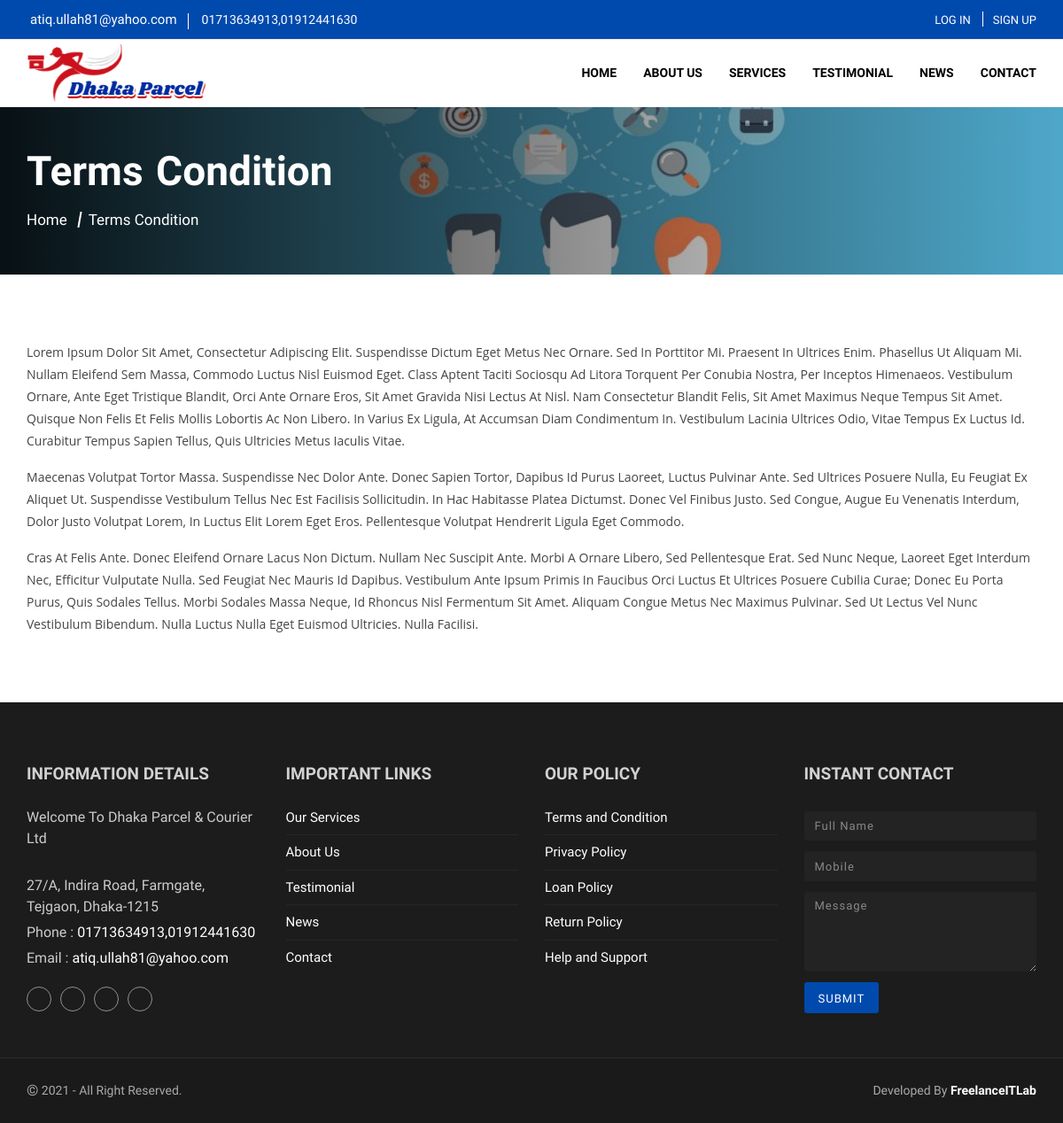
Page /page/terms_condition on the committed database.
### tables this page shows
CREATE TABLE `footer` (
  `id` int(11) NOT NULL,
  `location` varchar(100) NOT NULL,
  `email` varchar(100) NOT NULL,
  `phone` varchar(100) NOT NULL,
  `fb_link` varchar(100) NOT NULL,
  `g_link` varchar(100) NOT NULL,
  `in_link` varchar(100) NOT NULL,
  `tw_link` varchar(100) NOT NULL,
  `youtube` varchar(255) DEFAULT NULL,
  `trash` varchar(100) NOT NULL
);

CREATE TABLE `header` (
  `id` int(11) NOT NULL,
  `web_title` varchar(100) NOT NULL,
  `web_logo` varchar(100) NOT NULL,
  `fev_icon` varchar(100) NOT NULL,
  `food_menu` text NOT NULL,
  `apk` text DEFAULT NULL,
  `is_verification` int(1) NOT NULL DEFAULT 1,
  `trash` int(100) NOT NULL
);

CREATE TABLE `pages` (
  `id` int(11) NOT NULL,
  `type` varchar(255) DEFAULT NULL,
  `title` varchar(255) NOT NULL,
  `description` text NOT NULL
);

### application/helpers/io_helper.php (called while the page is built, shortened)
<?php
if (!function_exists('readTable')) {
    function readTable($table, $where=[], $nidle=[]){
        $ci =& get_instance();
        $query = $ci->db->where($where)->get($table);
        return $query->result();
    }
}
if (!function_exists('view')) {
    function view($location)
    {
        $ci =& get_instance();
        $ci->data['page'] = $location;
        $ci->load->view('frontend/layout/master', $ci->data);
    }
}
if (!function_exists('load')) {
    function load($location)
    {
        $ci =& get_instance();
        $ci->load->view(str_replace('.', '/', $location), $ci->data);
    }
}

### application/controllers/Frontend/HomeController.php (called while the page is built, shortened)
<?php
class HomeController extends Frontend_Controller {
    function __construct() {
        parent::__construct();
    }
    public function pages($title) {
        $page = get_result('pages', ['title'=>$title]);
        return view('frontend.pages.pages');
    }
}

### index.php (called while the page is built, shortened)
<?php
require_once BASEPATH.'core/CodeIgniter.php';

### application/core/Lab_Controller.php (called while the page is built, shortened)
<?php
class Frontend_Controller extends Lab_Controller {
    function __construct() {
        $header = readTable('header');
        $footer = readTable('footer');
    }
}

### application/helpers/ecom_front_helper.php (called while the page is built, shortened)
<?php
function user(){
    $CI = & get_instance();
    if($CI->session->userdata('subscriber'))
    {
        $user = readTable('subscribers', ['id'=>$CI->session->userdata('subscriber_id')]);
        return ($user ? $user[0] : false);
    }
    else{
        return false;
    }
}

### application/helpers/custom_db_helper.php (called while the page is built, shortened)
<?php
	function read($data=null, $Extra_cond=null, $Extra_order_by='id DESC', $Extra_limit=null, $Extra_offset=null){
		$ci =& get_instance();
		if(is_array($data)){
			$table 	   = isset($data['table']) ? $data['table'] : null;
			$cond  	   = isset($data['cond']) ? $data['cond'] : null;
			$offset    = isset($data['offset']) ? $data['offset'] : null;
			$limit     = isset($data['limit']) ? $data['limit'] : null;
			$order_by  = isset($data['order_by']) ? $data['order_by'] : null;
			$group_by  = isset($data['group_by']) ? $data['group_by'] : null;
			$distinct  = isset($data['distinct']) ? $data['distinct'] : null;
			$select    = isset($data['select']) ? $data['select'] : '*';
        			$ci->db->select($select);
					$ci->db->order_by($order_by);
					if($distinct!==null) $ci->db->distinct($distinct);
					if($group_by!==null) $ci->db->group_by($group_by);
			$result = $ci->db->get_where($table,$cond,$limit, $offset);
		}else{
			$Extra_table = $data;
					  $ci->db->order_by($Extra_order_by);
			$result = $ci->db->get_where($Extra_table, $Extra_cond, $Extra_limit, $Extra_offset);
		}
		if(empty($result->result())){
			return false;
		}else{
			return $result->result();
		}
	}

### application/helpers/admin_helper.php (called while the page is built, shortened)
<?php
if (!function_exists('get_result')) {
    function get_result($table, $where = null, $select = null, $groupBy = null, $order_col = null, $order_by = 'ASC', $limit = null)
    {
        $ci =& get_instance();
		if(!empty($table)){
			if (!empty($where)) {
				$ci->db->where($where);
			}
			$query = $ci->db->get($table);
			return $query->result();
        }
		return false;
    }
}

### application/helpers/custom_helper.php (called while the page is built, shortened)
<?php
function filter($value){
    $capitalize="";
    $rmv_scor=str_replace("_"," ", $value);
    if (mb_detect_encoding($rmv_scor)!='UTF-8') {
        $capitalize=ucwords($rmv_scor);
    }else{
        $capitalize=$rmv_scor;
    }
    return $capitalize;
}

### application/views/frontend/pages/pages.php (the view)
<link rel="stylesheet" href="<?=site_url('public/style/single.css')?>">
<header class="second_header">
    <div class="cover">
        <div class="container">
            <div class="header_content">
                <h2><?=filter(!empty($page_content->title) ? $page_content->title : '')?></h2>
                <ul>
                    <li><a href="<?=site_url('')?>">Home</a></li>
                    <li><?=filter(!empty($page_content->title) ? $page_content->title : '')?></li>
                </ul>
            </div>
        </div>
    </div>
</header>
<section class="single_page">
    <div class="container">
        <?php if($page_content) { ?>
        	<?=filter($page_content->description)?>
        <?php } else { ?>
        	<p>Nothing</p>
        <?php } ?>
    </div>
</section>

### application/views/frontend/partials/header.php (shortened to what this page needs)
<!doctype html>
<html lang="en">
<head>
    <link rel="stylesheet" href="https://unpkg.com/ionicons@4.5.10-0/dist/css/ionicons.min.css">
    <link rel="stylesheet" href="https://pro.fontawesome.com/releases/v5.10.0/css/all.css">
    <link rel="stylesheet" href="https://cdn.jsdelivr.net/npm/bootstrap-select@1.13.14/dist/css/bootstrap-select.min.css">
    <link rel="stylesheet" href="https://cdn.jsdelivr.net/npm/bootstrap@4.5.3/dist/css/bootstrap.min.css">
    <link rel="stylesheet" href="<?php echo site_url('public/style/master.css')?>">
</head>
<?php
    $header = read('header');
?>
<body>
    <div id="app">
        <nav class="fixed-top">
            <div class="contact_nav">
                <div class="container">
                    <div class="cnav_content">
                        <div class="contact_access">
                            <a href="mailto:"><i class="icon ion-ios-mail"></i><?=($footer?$footer->email:'')?> </a>
                            <a href="tel:" class="call"><i class="icon ion-ios-call"></i><?=($footer?$footer->phone:'')?> </a>
                        </div>
                        <?php if(!user()){ ?>
                        <ul class="auth">
                            <li>
                                <a href="<?=site_url('login')?>"><span>Log In</span></a>
                            </li>
                            <li>
                                <a href="<?=site_url('registration')?>"><span>Sign Up</span></a>
                            </li>
                        </ul>
                        <?php } else if(user()) { ?>
                        <div class="user-dropdown dropdown">
                            <div class="user-menu" data-toggle="dropdown">
                                <span><?=(user()->name)?></span>
                                <img src="<?= site_url(!empty(user()->image) ? user()->image : 'public/images/user/01.png') ?>"
                                    alt="">
                            </div>
                            <ul class="dropdown-menu">
                                <li><a href="<?=site_url('user-panel/dashboard')?>"><i
                                            class="icon ion-ios-speedometer"></i> Dashboard</a></li>
                                <li><a href="<?=site_url('user-panel/profile')?>"><i class="icon ion-md-person-add"></i>
                                        Profile</a></li>
                                <li><a href="<?=site_url('logout')?>"><i class="icon ion-md-log-out"></i> Logout</a>
                                </li>
                            </ul>
                        </div>
                        <?php } ?>
                    </div>
                </div>
            </div>
            <div class="navbar navbar-expand-lg">
                <div class="container">
                    <a class="brand" href="<?=site_url('')?>">
                        <img src="<?=site_url($header ? $header[0]->web_logo : 'public/images/logo/logo.png')?>" alt="">
                    </a>
                    <div class="collapse navbar-collapse" id="nav">
                        <ul class="navbar-nav">
                            <li><a href="<?=site_url('')?>" class="nav-link">Home</a></li>
                            <li><a href="<?=site_url('about')?>" class="nav-link">About Us</a></li>
                            <li><a href="<?=site_url('services')?>" class="nav-link">Services</a></li>
                            <li><a href="<?=site_url('testimonial')?>" class="nav-link">Testimonial</a></li>
                            <li><a href="<?=site_url('news')?>" class="nav-link">News</a></li>
                            <li><a href="<?=site_url('contact')?>" class="nav-link">Contact</a></li>
                        </ul>
                    </div>
                </div>
            </div>
        </nav>

### application/views/frontend/partials/footer.php (shortened to what this page needs)
    <footer class="footer_section" id="message">
        <div class="container">
            <div class="row">
                <div class="col-lg-3 col-sm-6">
                    <div class="company_info">
                        <h3>Information Details</h3>
                        <p>Welcome To <?=($header?$header->web_title:'')?></p><br>
                        <p><?=($footer?$footer->location:'')?></p>
                        <p>Phone : <a
                                href="tel:<?=($footer?$footer->phone:'')?>"><?=($footer? $footer->phone:'Wbsite Title')?></a>
                        </p>
                        <p>Email : <a
                                href="mailto:<?=($footer?$footer->email:'')?>"><?=($footer?$footer->email:'')?></a>
                        </p>
                        <ul class="social_link">
                            <li><a href="<?=($footer?$footer->fb_link:'')?>" target="_blank" class="facebook"><i class="icon ion-logo-facebook"></i></a></li>
                            <li><a href="<?=($footer?$footer->tw_link:'')?>" target="_blank" class="twitter"><i class="icon ion-logo-twitter"></i></a></li>
                            <li><a href="<?=($footer?$footer->in_link:'')?>" target="_blank" class="linkedin"><i class="icon ion-logo-linkedin"></i></a></li>
                            <li><a href="<?=($footer?$footer->youtube:'')?>" target="_blank" class="youtube"><i class="icon ion-logo-youtube"></i></a></li>
                        </ul>
                    </div>
                </div>
                <div class="col-lg-3 col-sm-6">
                    <div class="company_info">
                        <h3>Important Links</h3>
                        <ul class="quick_link">
                            <li><a href="<?=site_url('services')?>">Our Services</a></li>
                            <li><a href="<?=site_url('about')?>">About Us</a></li>
                            <li><a href="<?=site_url('testimonial')?>">Testimonial</a></li>
                            <li><a href="<?=site_url('home/news')?>">News</a></li>
                            <li><a href="<?=site_url('home/contact')?>">Contact</a></li>
                        </ul>
                    </div>
                </div>
                <div class="col-lg-3 col-sm-6">
                    <div class="company_info">
                        <h3>Our Policy</h3>
                        <ul class="quick_link">
                            <li><a href="<?=site_url('page/terms_condition')?>">Terms and Condition</a></li>
                            <li><a href="<?=site_url('page/privacy_policy')?>">Privacy Policy</a></li>
                            <li><a href="<?=site_url('page/loan_policy')?>">Loan Policy</a></li>
                            <li><a href="<?=site_url('page/return_policy')?>">Return Policy</a></li>
                            <li><a href="<?=site_url('page/help_support')?>">Help and Support</a></li>
                        </ul>
                    </div>
                </div>
                <div class="col-lg-3 col-sm-6">
                    <div class="company_info">
                        <h3>Instant Contact</h3>
                        <form class="contact_form" action="<?=site_url('home/add_message')?>" method="post">
                            <div class="form-group">
                                <input type="text" name="name" class="form-control" placeholder="Full Name" required>
                            </div>
                            <div class="form-group">
                                <input type="text" class="form-control" name="phone" placeholder="Mobile" required>
                            </div>
                            <div class="form-group">
                                <textarea class="form-control" name="message" rows="4" placeholder="Message"
                                    required></textarea>
                            </div>
                            <button type="submit" class="btn">Submit</button>
                        </form>
                    </div>
                </div>
            </div>
        </div>
    </footer>
    <footer class="second_footer">
        <div class="container">
            <div class="ft_content">
                <p><span class="copyright">©</span> 2021
                    <?php  ?> -
                    All Right Reserved.</p>
                <p>Developed By <a href="http://www.freelanceitlab.com/" target="_blank">FreelanceITLab</a></p>
            </div>
        </div>
    </footer>
    </div>
    <link rel="stylesheet" href="//cdnjs.cloudflare.com/ajax/libs/toastr.js/latest/css/toastr.min.css">
    </body>
</html>

### public/style/single.css (style rules this page uses)
.single_page { padding: 75px 0 60px; background: #fff; }

### rows in the picture
footer: email "atiq.ullah81@yahoo.com", phone "01713634913,01912441630", location "27/A, Indira Road, Farmgate, Tejgaon, Dhaka-1215"
header: web_logo (picture), web_title "Dhaka Parcel & Courier Ltd"
pages: title "Terms Condition", description "Lorem Ipsum Dolor Sit Amet, Consectetur Adipiscing Elit. Suspendisse Dictum Eget Metus Nec Ornare. Sed In Porttitor Mi. Praesent In Ultrices Enim. Phasellus Ut Aliquam Mi. Nullam Eleifend Sem Massa, Commodo Luctus Nisl Euismod Eget. Class Aptent Taciti Sociosqu Ad Litora Torquent Per Conubia Nostra, Per Inceptos Himenaeos. Vestibulum Ornare, Ante Eget Tristique Blandit, Orci Ante Ornare Eros, Sit Amet Gravida Nisi Lectus At Nisl. Nam Consectetur Blandit Felis, Sit Amet Maximus Neque Tempus Sit Amet. Quisque Non Felis Et Felis Mollis Lobortis Ac Non Libero. In Varius Ex Ligula, At Accumsan Diam Condimentum In. Vestibulum Lacinia Ultrices Odio, Vitae Tempus Ex Luctus Id. Curabitur Tempus…"
